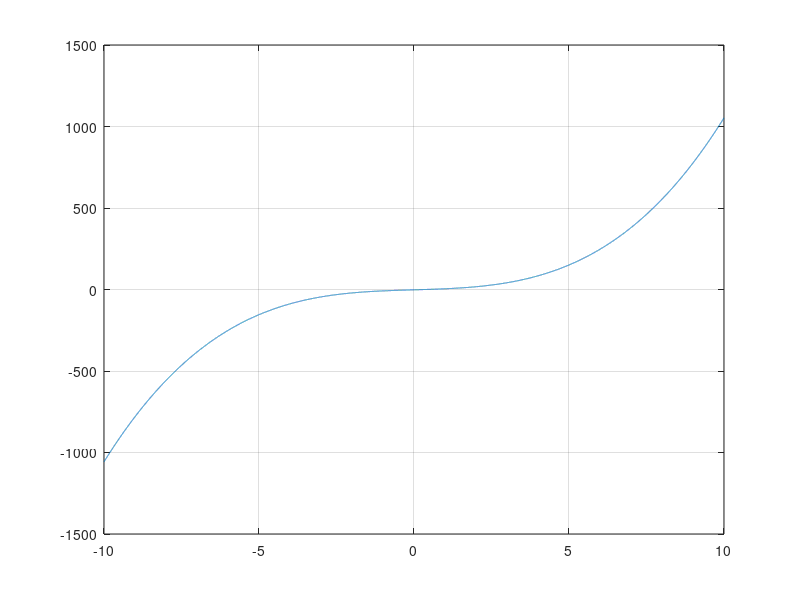

Write the MATLAB code that produced this figure. (Note: this script raises an error after producing the figure.)
eps = 0.01;
F = @(x)(x.^3) + (5.5*x) - 2;
x = (-10:0.001:10);
plot(x, F(x));
grid on;
a = 0;
b = 1;

x0 = (a + b) / 2;
[der1, der2] = derivative(sym(F));
iter_count = 0;
while true
    iterations_max = 100;
    x = x0;
    iter_count = iter_count + 1;
    df = der1(x);
    M = 1 - df;
    if iter_count > iterations_max
        break;
    elseif abs(F(x)) <= eps
        break;
    else
        x0 = x + F(x) / M;
        x = x0;
    end
end
result = F(x);
iter_count; 
function [der1, der2] = derivative(f)
    der1 = matlabFunction(diff(f));
    der2 = matlabFunction(diff(f, 2));
end